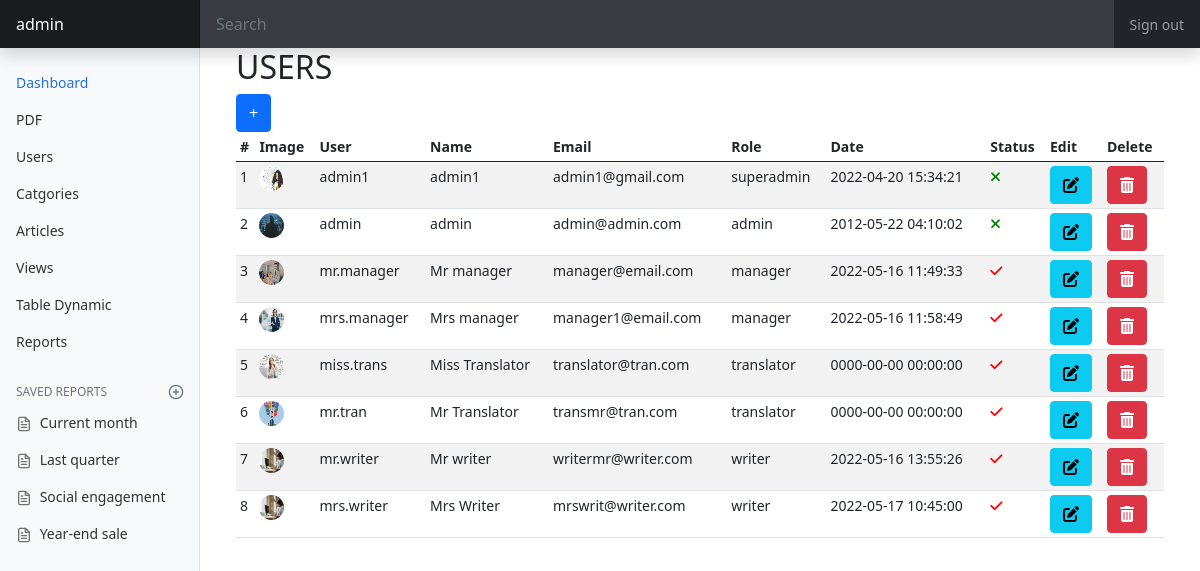
Screenshot of /admin/users.php (signed in) with the database file from the repository.
### tables this page shows
CREATE TABLE `users` (
  `id` int(11) NOT NULL,
  `username` varchar(100) NOT NULL,
  `name` varchar(200) NOT NULL,
  `email` varchar(200) NOT NULL,
  `password` varchar(150) NOT NULL,
  `role` varchar(50) NOT NULL DEFAULT 'manager',
  `image` varchar(200) NOT NULL,
  `active` int(11) NOT NULL,
  `created_on` datetime NOT NULL DEFAULT current_timestamp(),
  `updated_on` varchar(150) NOT NULL
);

### admin/users.php (the view, shortened to what this page needs)
<!doctype html>
<html lang="en">
  <head>
    <link href="../css/bootstrap.min.css" rel="stylesheet">
    <link href="../css/dashboard.css" rel="stylesheet">
  </head>
  <body>
  <?php include '../includes/header.php'; ?>
  <?php include '../includes/hnav.php'; ?>
  <main class="col-md-9 ms-sm-auto col-lg-10 px-md-4">
  <div class="container" style="margin-right: 40px;">
    <h2>USERS</h2>
      <button type="button" class="btn btn-primary" data-bs-toggle="modal" data-bs-target="#addpdfmodal">
        +
      </button>
      <div class="table-responsive">
        <?php
        $get_users_query = "SELECT * FROM users ";
        $get_users = mysqli_query($conn, $get_users_query);
        ?>
        <table class="table table-striped table-sm">
          <thead>
            <tr>
              <th scope="col">#</th>
              <th scope="col">Image</th>
              <th scope="col">User</th>
              <th scope="col">Name</th>
              <th scope="col">Email</th>
              <th scope="col">Role</th>
              <th scope="col">Date</th>
              <th scope="col">Status</th>
              <th scope="col">Edit</th>
              <th scope="col">Delete</th>
            </tr>
          </thead>
          <tbody>
			<?php
            $i = 1;
            while($row = mysqli_fetch_assoc($get_users)) {
              $user_uname         = $row['username'];
              $user_name          = $row['name'];
              $user_email         = $row['email'];
              $user_role          = $row['role'];
              $user_image         = $row['image'];
              $user_status         = $row['active'];
              $user_date          = $row['created_on'];
            ?>
            <tr>
              <td><?php echo $i; ?></td>
              <td>
                  <img src="../uploads/images/<?= $user_image; ?>" class="rounded-circle" alt="Profile Image" width="25" height="25">
                </td>
              <td><?= $user_uname; ?></td>
              <td><?= $user_name; ?></td>
              <td><?= $user_email; ?></td>
              <td><?= $user_role; ?></td>
              <td><?= $user_date; ?></td>
              <td>
                <?php
                  if ($user_status) {
                    echo '<i class="fa-solid fa-check" style="color:red;"></i>';
                  } else {
                    echo '<i class="fa-solid fa-xmark" style="color:green;"></i>';
                  }
                ?>
              </td>
              <td>
                <button type="button" class="btn btn-info" data-bs-toggle="modal" data-bs-target="#editusermodal">
                    <i class="fas fa-edit"></i>
                </button>
              </td>
              <td>
                  <button type="button" class="btn btn-danger" data-bs-toggle="modal" data-bs-target="#deleteusermodal">
                    <i class="fa-solid fa-trash-can"></i>
                  </button>
              </td>
              <?php
                $i++;
                }
              ?>
            </tr>
          </tbody>
        </table>
      </div>
 </div>
  </main>
</body>
</html>

### includes/header.php (shortened to what this page needs)
<?php
$user_id = $_SESSION['name'];
?>
<header class="navbar navbar-dark sticky-top bg-dark flex-md-nowrap p-0 shadow">
    <a class="navbar-brand col-md-3 col-lg-2 me-0 px-3" href="#"><?= $user_id; ?></a>
    <input class="form-control form-control-dark w-100" type="text" placeholder="Search" aria-label="Search">
    <div class="navbar-nav">
      <div class="nav-item text-nowrap">
        <a class="nav-link px-3" href="../logout.php">Sign out</a>
      </div>
    </div>
</header>

### includes/hnav.php
<nav id="sidebarMenu" class="col-md-3 col-lg-2 d-md-block bg-light sidebar collapse">
      <div class="position-sticky pt-3">
        <ul class="nav flex-column">
          <li class="nav-item">
            <a class="nav-link active"  aria-current="page" href="../admin/dashboard.php">
              Dashboard
            </a>
          </li>
          <li class="nav-item">
            <a class="nav-link" href="../admin/viewpdf.php">
              PDF
            </a>
          </li>
          <li class="nav-item">
            <a class="nav-link" href="../admin/users.php">
              Users
            </a>
          </li>
          <li class="nav-item">
            <a class="nav-link" href="../admin/cats.php">
              Catgories
            </a>
          </li>
          <li class="nav-item">
            <a class="nav-link" href="../admin/articles.php">
              Articles
            </a>
          </li>
          <li class="nav-item">
            <a class="nav-link" href="#">
              Views
            </a>
          </li>
          <li class="nav-item">
            <a class="nav-link" href="../admin/tabledyna.php">
              Table Dynamic
            </a>
          </li>
          <li class="nav-item">
            <a class="nav-link" href="#">
              Reports
            </a>
          </li>
        </ul>
        <h6 class="sidebar-heading d-flex justify-content-between align-items-center px-3 mt-4 mb-1 text-muted">
          <span>Saved reports</span>
          <a class="link-secondary" href="#" aria-label="Add a new report">
            <span data-feather="plus-circle"></span>
          </a>
        </h6>
        <ul class="nav flex-column mb-2">
          <li class="nav-item">
            <a class="nav-link" href="#">
              <span data-feather="file-text"></span>
              Current month
            </a>
          </li>
          <li class="nav-item">
            <a class="nav-link" href="#">
              <span data-feather="file-text"></span>
              Last quarter
            </a>
          </li>
          <li class="nav-item">
            <a class="nav-link" href="#">
              <span data-feather="file-text"></span>
              Social engagement
            </a>
          </li>
          <li class="nav-item">
            <a class="nav-link" href="#">
              <span data-feather="file-text"></span>
              Year-end sale
            </a>
          </li>
        </ul>
      </div>
    </nav>

### css/dashboard.css (style rules this page uses)
body { font-size: .875rem; }
.feather { width: 16px; height: 16px; vertical-align: text-bottom; }
.sidebar { position: fixed; top: 0; bottom: 0; left: 0; z-index: 100; padding: 48px 0 0; box-shadow: inset -1px 0 0 rgba(0, 0, 0, .1); }
.sidebar .nav-link { font-weight: 500; color: #333; }
.sidebar .nav-link .feather { margin-right: 4px; color: #727272; }
.sidebar .nav-link.active { color: #2470dc; }
.sidebar-heading { font-size: .75rem; text-transform: uppercase; }
.navbar-brand { padding-top: .75rem; padding-bottom: .75rem; font-size: 1rem; background-color: rgba(0, 0, 0, .25); box-shadow: inset -1px 0 0 rgba(0, 0, 0, .25); }
.navbar .form-control { padding: .75rem 1rem; border-width: 0; border-radius: 0; }
.form-control-dark { color: #fff; background-color: rgba(255, 255, 255, .1); border-color: rgba(255, 255, 255, .1); }

### rows the page displays
users: image (picture), username "admin1", name "admin1", email "admin1@gmail.com", role "superadmin", created_on "2022-04-20 15:34:21", active 0 (drawn)
users: image (picture), username "admin", name "admin", email "admin@admin.com", role "admin", created_on "2012-05-22 04:10:02", active 0 (drawn)
users: image (picture), username "mr.manager", name "Mr manager", email "manager@email.com", role "manager", created_on "2022-05-16 11:49:33", active 1 (drawn)
users: image (picture), username "mrs.manager", name "Mrs manager", email "manager1@email.com", role "manager", created_on "2022-05-16 11:58:49", active 1 (drawn)
users: image (picture), username "miss.trans", name "Miss Translator", email "translator@tran.com", role "translator", created_on "0000-00-00 00:00:00", active 1 (drawn)
users: image (picture), username "mr.tran", name "Mr Translator", email "transmr@tran.com", role "translator", created_on "0000-00-00 00:00:00", active 1 (drawn)
users: image (picture), username "mr.writer", name "Mr writer", email "writermr@writer.com", role "writer", created_on "2022-05-16 13:55:26", active 1 (drawn)
users: image (picture), username "mrs.writer", name "Mrs Writer", email "mrswrit@writer.com", role "writer", created_on "2022-05-17 10:45:00", active 1 (drawn)

### other values shown
$user_id "admin"
